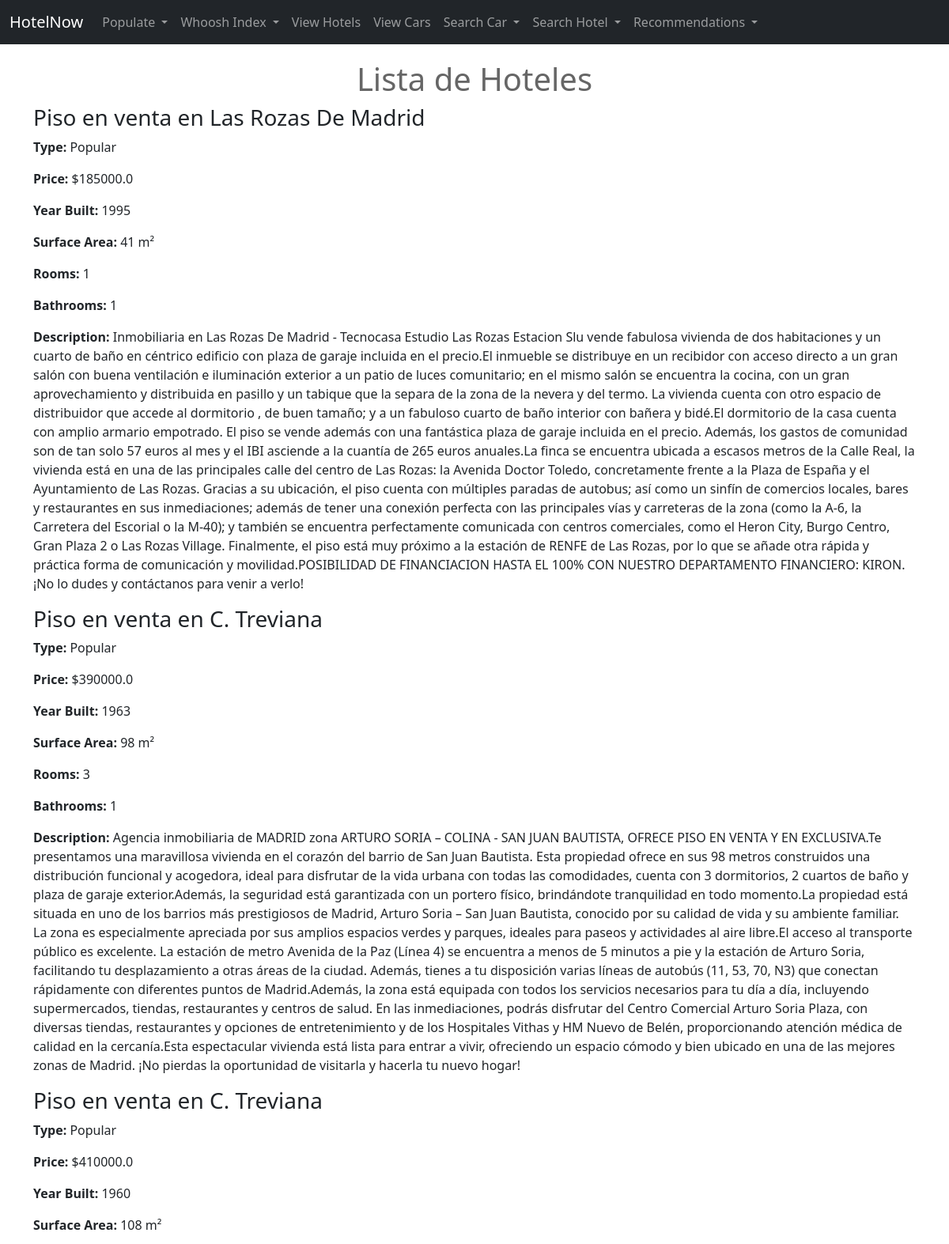
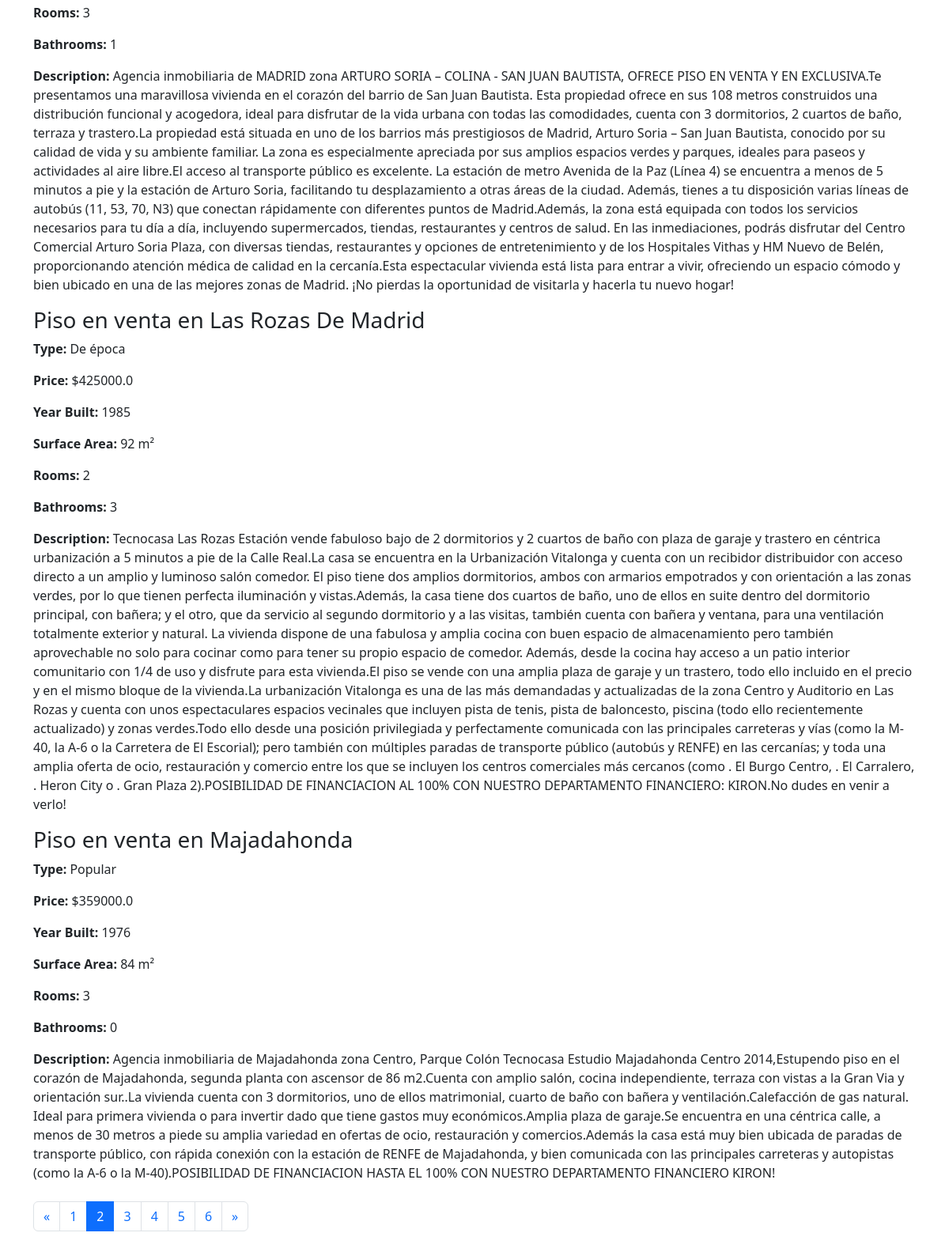
Page /hotel/view_hotels/?page=2 on the committed database (2 pictures, top to bottom).
### hotel/models.py (models this page shows, shortened)
class Hotel(models.Model):
    titulo = models.CharField(max_length=255)
    descripcion = models.TextField(null=True, blank=True)
    precio = models.FloatField()
    precio_alquiler = models.FloatField(null=True, blank=True)
    anyo_construccion = models.PositiveIntegerField()
    tipo = models.ForeignKey(Tipo, on_delete=models.SET_NULL, null=True)  # Not unique, allows multiple hotels of the same type
    surface = models.PositiveIntegerField()
    bathrooms = models.PositiveIntegerField()
    rooms = models.PositiveIntegerField()

class Tipo(models.Model):
    nombre = models.CharField(max_length=100, unique=True)  # Ensures each type name is unique

### hotel/views.py (the view)
# urls.py: path('view_hotels/', views.ViewHotels),
def ViewHotels(request):
    hotels = Hotel.objects.all()  # Fetch all hotel
    paginator = Paginator(hotels, 5)
    page_number = request.GET.get('page')
    page_obj = paginator.get_page(page_number)
    return render(request, 'view_hotels.html', {'page_obj': page_obj})

### hotel/templates/view_hotels.html (shortened to what this page needs)
{% extends 'base.html' %}
{% block content %}
<h1 class="text-center">Lista de Hoteles</h1>
<div class="hotel-grid">
    {% for hotel in page_obj %}
        <div class="hotel-card">
            <div class="hotel-details">
                <h3>{{ hotel.titulo }}</h3>
                <p><strong>Type:</strong> {{ hotel.tipo.nombre }}</p>
                <p><strong>Price:</strong> ${{ hotel.precio }}</p>
                <p><strong>Year Built:</strong> {{ hotel.anyo_construccion }}</p>
                <p><strong>Surface Area:</strong> {{ hotel.surface }} m²</p>
                <p><strong>Rooms:</strong> {{ hotel.rooms }}</p>
                <p><strong>Bathrooms:</strong> {{ hotel.bathrooms }}</p>
                {% if hotel.descripcion %}
                    <p><strong>Description:</strong> {{ hotel.descripcion }}</p>
                {% endif %}
            </div>
        </div>
    {% empty %}
    <p class="text-center">No hay hoteles disponibles.</p>
    {% endfor %}
</div>
<div class="pagination mt-4">
    <nav>
        <ul class="pagination justify-content-center">
            {% if page_obj.has_previous %}
                <li class="page-item">
                    <a class="page-link" href="?page={{ page_obj.previous_page_number }}" aria-label="Previous">
                        <span aria-hidden="true">&laquo;</span>
                    </a>
                </li>
            {% else %}
                <li class="page-item disabled">
                    <a class="page-link" href="#" aria-label="Previous">
                        <span aria-hidden="true">&laquo;</span>
                    </a>
                </li>
            {% endif %}
            {% for num in page_obj.paginator.page_range %}
                {% if page_obj.number == num %}
                    <li class="page-item active" aria-current="page">
                        <span class="page-link">{{ num }}</span>
                    </li>
                {% else %}
                    <li class="page-item">
                        <a class="page-link" href="?page={{ num }}">{{ num }}</a>
                    </li>
                {% endif %}
            {% endfor %}
            {% if page_obj.has_next %}
                <li class="page-item">
                    <a class="page-link" href="?page={{ page_obj.next_page_number }}" aria-label="Next">
                        <span aria-hidden="true">&raquo;</span>
                    </a>
                </li>
            {% else %}
                <li class="page-item disabled">
                    <a class="page-link" href="#" aria-label="Next">
                        <span aria-hidden="true">&raquo;</span>
                    </a>
                </li>
            {% endif %}
        </ul>
    </nav>
</div>
{% endblock %}

### static/css/car.css (style rules this page uses)
.text-center { text-align: center; color: #666; margin-top: 20px; }

### rows in the picture
Hotel: titulo "Piso en venta en Las Rozas De Madrid", tipo.nombre "Popular", precio "185000.0", anyo_construccion "1995", surface "41", rooms "1", bathrooms "1", descripcion "Inmobiliaria en Las Rozas De Madrid - Tecnocasa Estudio Las Rozas Estacion Slu vende fabulosa vivienda de dos habitaciones y un cuarto de baño en céntrico edificio con plaza de garaje incluida en el precio.El inmueble se distribuye en un recibidor con acceso directo a un gran salón con buena ventilación e iluminación exterior a un patio de luces comunitario; en el mismo salón se encuentra la cocina, con un gran aprovechamiento y distribuida en pasillo y un tabique que la separa de la zona de la nevera y del termo. La vivienda cuenta con otro espacio de distribuidor que accede al dormitorio , de buen tamaño; y a un fabuloso cuarto de baño interior con bañera y bidé.El dormitorio de la casa…"
Hotel: titulo "Piso en venta en C. Treviana", tipo.nombre "Popular", precio "390000.0", anyo_construccion "1963", surface "98", rooms "3", bathrooms "1", descripcion "Agencia inmobiliaria de MADRID zona ARTURO SORIA – COLINA - SAN JUAN BAUTISTA, OFRECE PISO EN VENTA Y EN EXCLUSIVA.Te presentamos una maravillosa vivienda en el corazón del barrio de San Juan Bautista. Esta propiedad ofrece en sus 98 metros construidos una distribución funcional y acogedora, ideal para disfrutar de la vida urbana con todas las comodidades, cuenta con 3 dormitorios, 2 cuartos de baño y plaza de garaje exterior.Además, la seguridad está garantizada con un portero físico, brindándote tranquilidad en todo momento.La propiedad está situada en uno de los barrios más prestigiosos de Madrid, Arturo Soria – San Juan Bautista, conocido por su calidad de vida y su ambiente familiar.…"
Hotel: titulo "Piso en venta en C. Treviana", tipo.nombre "Popular", precio "410000.0", anyo_construccion "1960", surface "108", rooms "3", bathrooms "1", descripcion "Agencia inmobiliaria de MADRID zona ARTURO SORIA – COLINA - SAN JUAN BAUTISTA, OFRECE PISO EN VENTA Y EN EXCLUSIVA.Te presentamos una maravillosa vivienda en el corazón del barrio de San Juan Bautista. Esta propiedad ofrece en sus 108 metros construidos una distribución funcional y acogedora, ideal para disfrutar de la vida urbana con todas las comodidades, cuenta con 3 dormitorios, 2 cuartos de baño, terraza y trastero.La propiedad está situada en uno de los barrios más prestigiosos de Madrid, Arturo Soria – San Juan Bautista, conocido por su calidad de vida y su ambiente familiar. La zona es especialmente apreciada por sus amplios espacios verdes y parques, ideales para paseos y…"
Hotel: titulo "Piso en venta en Las Rozas De Madrid", tipo.nombre "De época", precio "425000.0", anyo_construccion "1985", surface "92", rooms "2", bathrooms "3", descripcion "Tecnocasa Las Rozas Estación vende fabuloso bajo de 2 dormitorios y 2 cuartos de baño con plaza de garaje y trastero en céntrica urbanización a 5 minutos a pie de la Calle Real.La casa se encuentra en la Urbanización Vitalonga y cuenta con un recibidor distribuidor con acceso directo a un amplio y luminoso salón comedor. El piso tiene dos amplios dormitorios, ambos con armarios empotrados y con orientación a las zonas verdes, por lo que tienen perfecta iluminación y vistas.Además, la casa tiene dos cuartos de baño, uno de ellos en suite dentro del dormitorio principal, con bañera; y el otro, que da servicio al segundo dormitorio y a las visitas, también cuenta con bañera y ventana, para una…"
Hotel: titulo "Piso en venta en Majadahonda", tipo.nombre "Popular", precio "359000.0", anyo_construccion "1976", surface "84", rooms "3", bathrooms "0", descripcion "Agencia inmobiliaria de Majadahonda zona Centro, Parque Colón Tecnocasa Estudio Majadahonda Centro 2014,Estupendo piso en el corazón de Majadahonda, segunda planta con ascensor de 86 m2.Cuenta con amplio salón, cocina independiente, terraza con vistas a la Gran Via y orientación sur..La vivienda cuenta con 3 dormitorios, uno de ellos matrimonial, cuarto de baño con bañera y ventilación.Calefacción de gas natural. Ideal para primera vivienda o para invertir dado que tiene gastos muy económicos.Amplia plaza de garaje.Se encuentra en una céntrica calle, a menos de 30 metros a piede su amplia variedad en ofertas de ocio, restauración y comercios.Además la casa está muy bien ubicada de paradas…"

### other values in the picture
{{ num }} "1" "3" "4" "5" "6"
{{ num }} "2"
